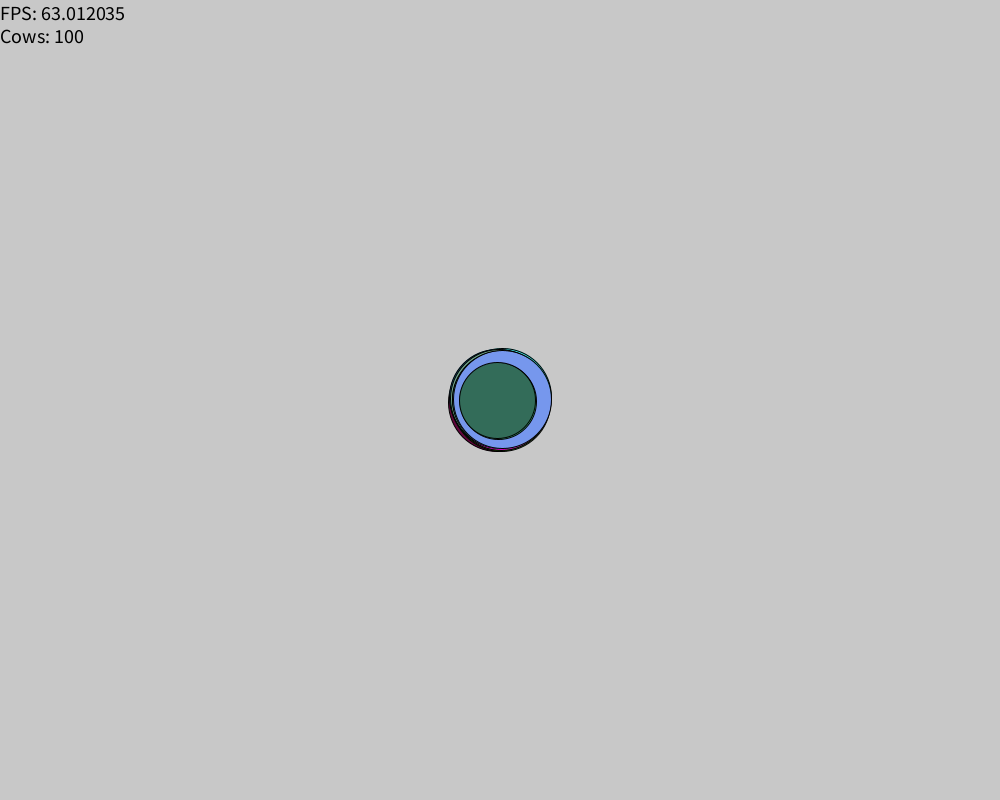
Frame 1 (no input)
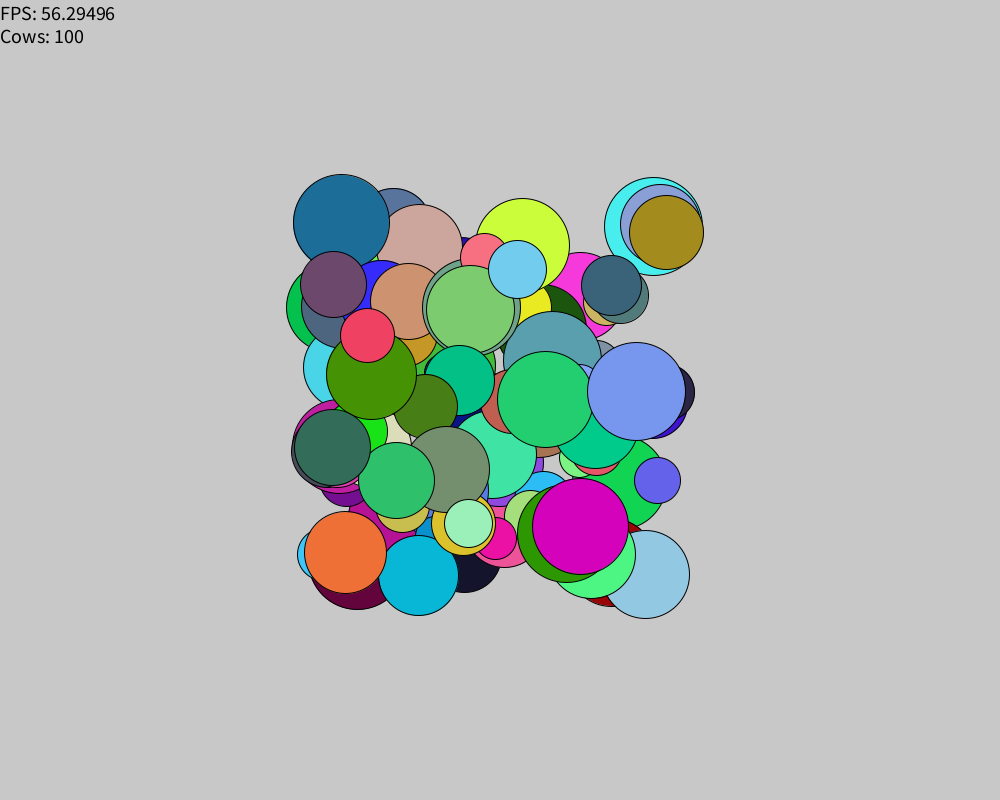
Frame 60 (the mouse pressed at the canvas centre just before this capture)
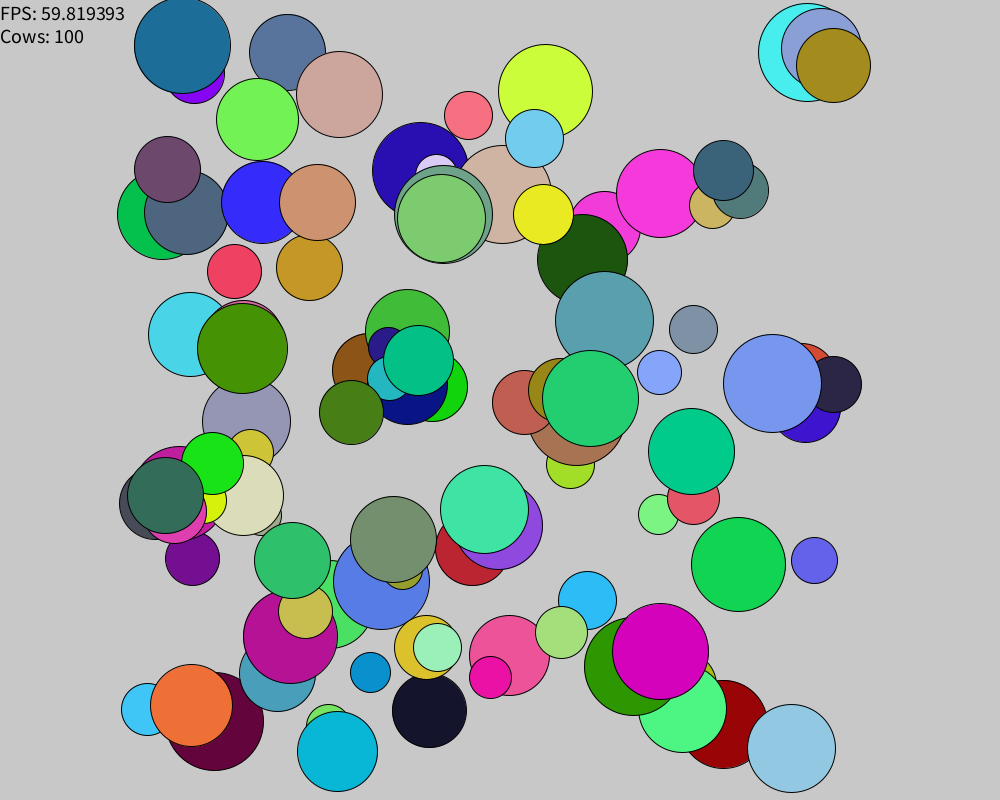
Frame 120 (the mouse held since frame 60 and released just before this capture)

The Processing sketch that drew these frames (run headless with seeded random() and noise(); from frame 60 on, the mouse is pressed at the canvas centre):

// Processing sketch: CowDemo
// ── CowDemo.pde
ArrayList<Cow> particles;
void setup() {
  size(1000, 800);
  particles = new ArrayList<Cow>();
  for (int i = 0; i < 100; i++)
    particles.add(new Cow());
}

void draw() {
  background(200);
  for (Cow c : particles) {
    c.move();
    c.display();
    //c.collide(particles);
    if(c.selected){ 
        stroke(255);
        ellipse(c.x-55, c.y-5,c.radius*.25,c.radius*.5);
        fill(0);
        //System.out.println(""+ c.dx + c.dy);
    }
  }
  fill(0);
  textSize(20);
  text("FPS: "+frameRate+"\nCows: "+particles.size(),0,20);
}

void mousePressed() {
  if(mouseButton == RIGHT){
    Cow gen = new Cow(20+(int)(Math.random()*30), mouseX, mouseY, 
      random(6)-3,
      random(6)-3);
     particles.add(gen);
  }
  if(mouseButton == LEFT){
    for(Cow c: particles){  
    c.click();
    }
  }
   //Read about mouseClicked()/mousePressed() and related methods in the documentation.
   //Right click: add a cow at the mouse location.
   //Left click: call the click of each cow 
}

void keyPressed() {
  if(key == ' '){
    particles.clear();
  }
  //Read about keyPressed() in the documentation.
  //hint:
  //println(keyCode);

}

// ── Cow.pde
public class Cow {
  float x, y, dx, dy, radius;
  color c;
  boolean colliding;
  boolean selected;
  Cow(float rad, float x, float y, float dx, float dy) {
    radius = rad;
    this.x = x;
    this.y = y;
    this.dx = (int)(dx*100)/100.0;
    this.dy = (int)(dy*100)/100.0;
    c = color(random(255),random(255),random(255));

  }
  Cow() {
    this(20+(int)(Math.random()*30), width/2, height/2, 
    random(6)-3,
    random(6)-3);
  }

  void move() {
    x += dx;
    y += dy;
    if (x >= width - radius || x <= radius) dx *= -1;
    if (y >= height - radius || y <= radius) dy *= -1;
  }
  void display() {
    stroke(0);
    fill(c);
    ellipse(x, y, radius*2, radius*2);

  }
  private double distance (double x1, double x2, double y1, double y2){
      double xComp = x1-x2;
      double yComp = y1-y2;
    return Math.sqrt(Math.pow(xComp,2)+Math.pow(yComp,2));
  }
  void click(){
    if(distance(this.x,mouseX,this.y,mouseY) <= this.radius){
      //this.radius+=3;
      if(selected){
        selected = false;
      }else {
        selected = true;
      }
    }
  }

  void collide(ArrayList<Cow>others){
    for(Cow cow: others){
      if(distance(this.x,cow.x,this.y,cow.y) <=(this.radius+cow.radius)){
        colliding = true;
      } else colliding = false;
    }
  }
}
